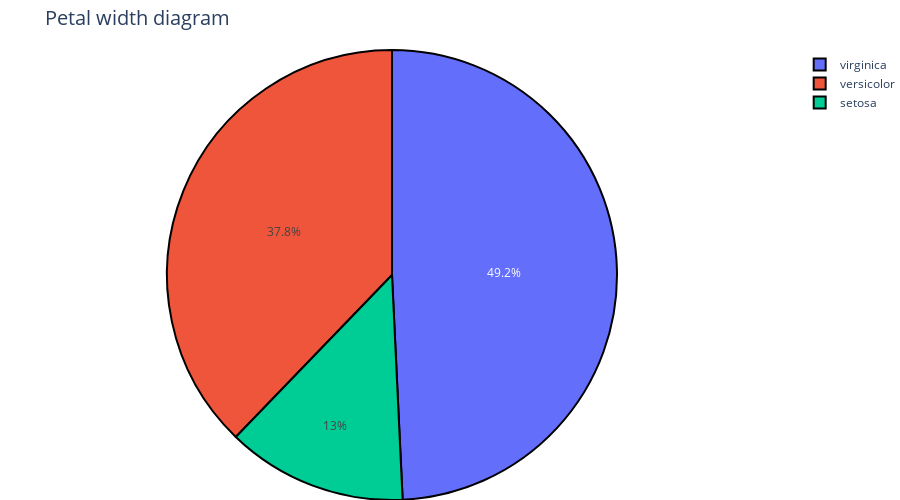

Notebook cell for this chart:
### Code cell
fig = px.pie(data, values='petal_length', names='species',
         title='Petal width diagram')
fig.update_traces(marker=dict(line=dict(color="black", width=2)))
fig.update_layout(title_font_size=20, xaxis_tickangle=315,
                  xaxis_tickfont_size=14, yaxis_tickfont_size=14,
                  xaxis_title_font_size=16, yaxis_title_font_size=16,
                  margin=dict(l=0, r=0, t=50, b=0),
                  width=None, height=500)
fig.show()

### Figure 1 — Plotly figure (JSON) as saved in the notebook; plotly's stock layout.template omitted (floating-point values rounded to 4 significant figures; data arrays with more than 128 entries replaced by an {"elided": "..."} marker saying what was removed)
{"data": [{"domain": {"x": [0.0, 1.0], "y": [0.0, 1.0]}, "hovertemplate": "species=%{label}<br>petal_length=%{value}<extra></extra>", "labels": {"elided": "150 str values"}, "legendgroup": "", "name": "", "showlegend": true, "values": {"elided": "150 float values"}, "type": "pie", "marker": {"line": {"color": "black", "width": 2}}}], "layout": {"legend": {"tracegroupgap": 0}, "title": {"text": "Petal width diagram", "font": {"size": 20}}, "xaxis": {"tickfont": {"size": 14}, "title": {"font": {"size": 16}}, "tickangle": -45}, "yaxis": {"tickfont": {"size": 14}, "title": {"font": {"size": 16}}}, "margin": {"l": 0, "r": 0, "t": 50, "b": 0}, "height": 500}}
